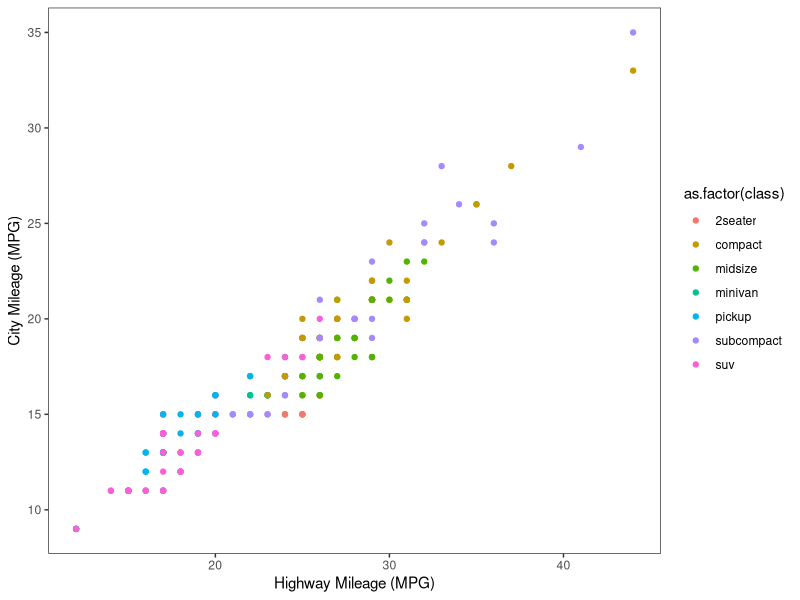
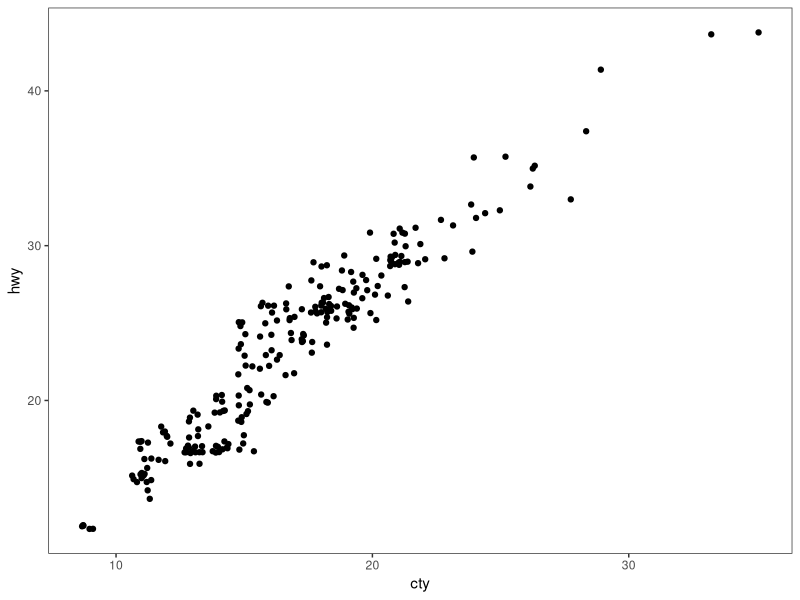
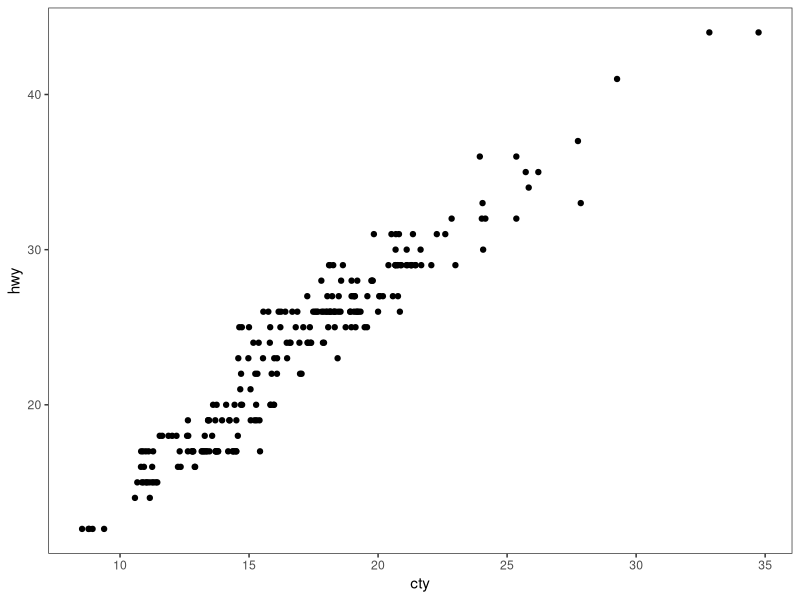
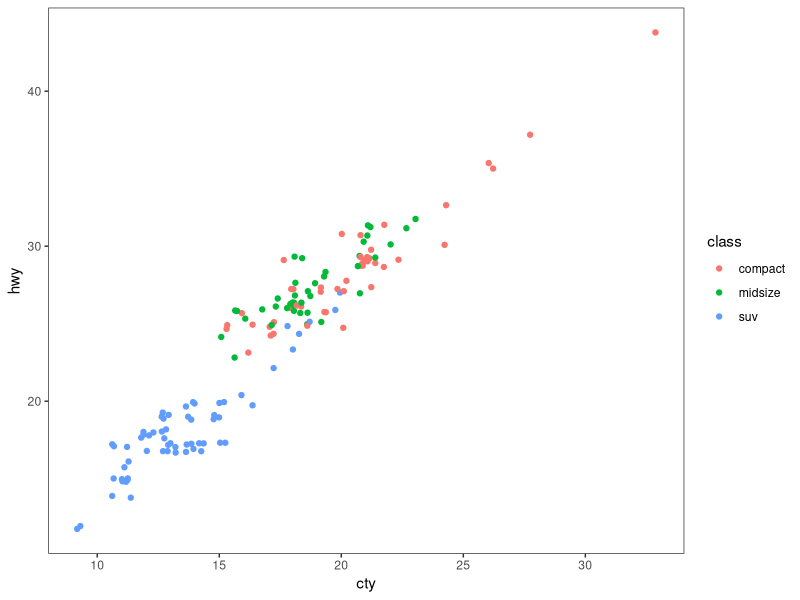
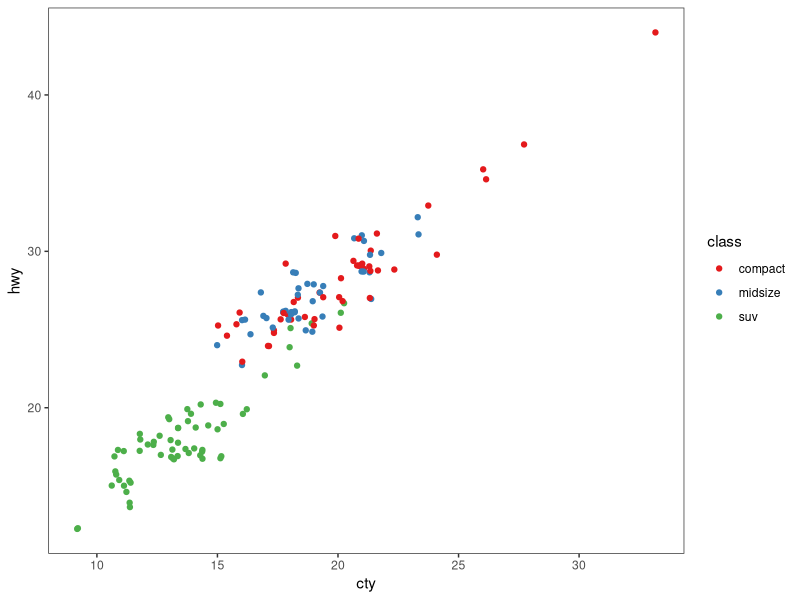
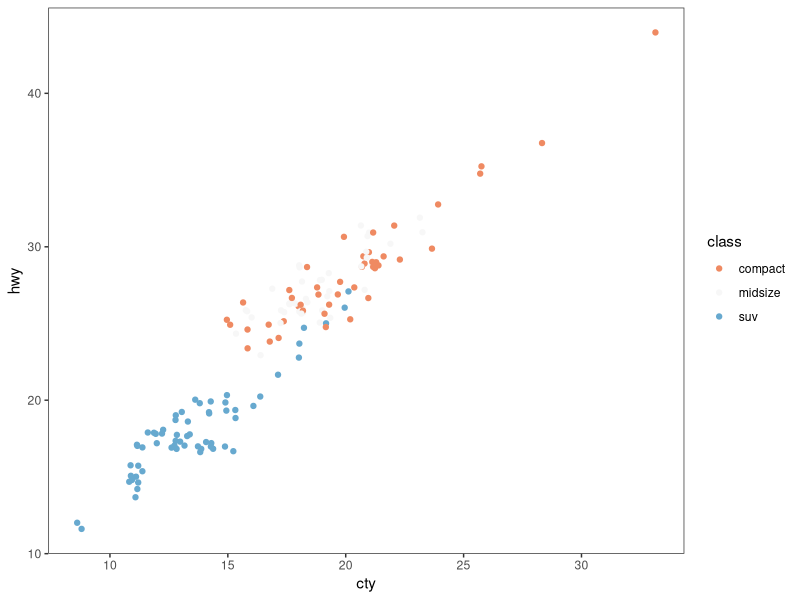
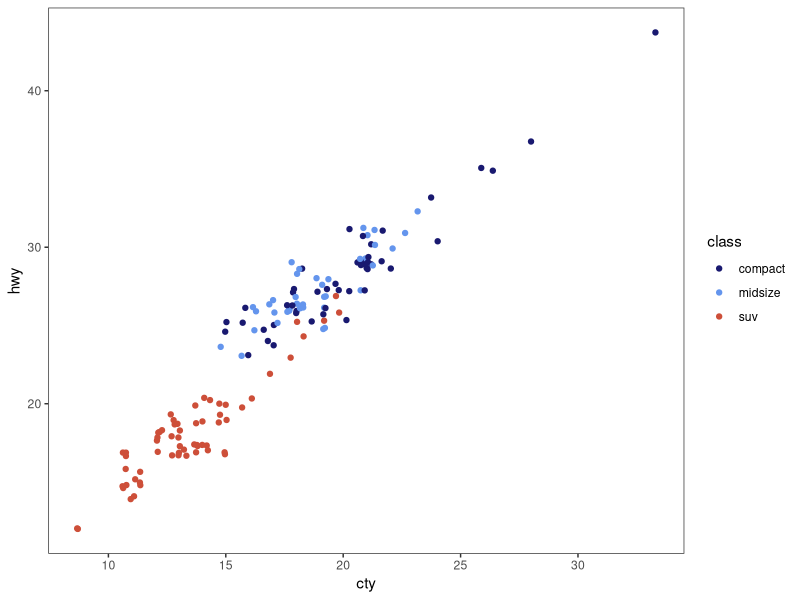
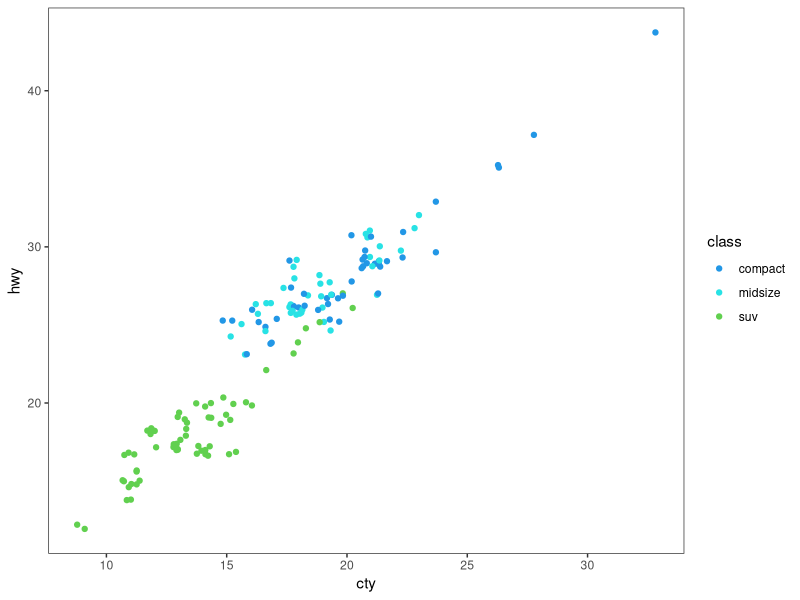

R code for these plots, in order: (Note: this script raises an error after producing the figures.)
# ---------------------------------------------------------- #
#### MODULE 3: Plot even more data!                       ####               
# ---------------------------------------------------------- #

## OBJECTIVE:
# 1. To develop a "grammar of graphics".
# 2. To become comfortable using ggplot2 for exploratory data visualization.


# ---------------------------------------------------------- #
#### SET UP:                                              ####
# ---------------------------------------------------------- #
# REMINDER: In RStudio, open the Rproject for our course (UNCG_DataWrangling), 
# pull any changes from GitHub, and navigate to the branch you created for 
# yourself (just a single branch for the whole semester) in RStudio's Git tab.
# Open this week's assignment in this new branch to complete and submit on GitHub.
# Ideally, you'll commit your answers a bit at a time as you work through
# this assignment, rather than committing all at once at the end.

# Reminder of some helpful resources for graphing in R:
# ggplot Cookbook: http://www.cookbook-r.com/Graphs/
# Official ggplot2 Book: https://ggplot2-book.org/
# Themes in ggplot2: https://ggplot2-book.org/polishing.html#themes

# In ggplot2, aesthetic means “something you can see”. Each aesthetic is a
# mapping between a visual cue and a variable.
# Examples include:
# position (i.e., on the x and y axes)
# color (“outside” color)
# fill (“inside” color)
# shape (of points)
# line type
# size

# Each type of geometric object (geom) accepts only a subset of all aesthetics.
# Refer to the geom help pages to see what mappings each geom accepts. Aesthetic
# mappings are set with the aes() function.

# TASK: We will be using the ggplot2 package for graphing. Fortunately, ggplot2 
# is nested within the tidyverse package (along with many others).
# Start by writing code to load the tidyverse library.
# HINT: see the end of assignment #1 if you forgot how to load a package.

library(tidyverse)

# TASK: Write code below to set your theme to black and white and both your major
# AND minor gridlines to element_blank for all plots you'll be making today.
# HINT: Check back to last week's assignment section 1.9 for setting themes for
# all plots.

theme_set(theme_bw())
theme_update(panel.grid.major=element_blank(),
             panel.grid.minor=element_blank())


# ---------------------------------------------------------- #
#### 1.0 CORRELATION                                      ####
# ---------------------------------------------------------- #

# We learned how to make correlations last week, but it never hurts to get
# more practice! Let's start by using a data set built into ggplot2.
# The mpg dataset looks at the gas efficiency of different cars. Run the following
# code to load the data:
data(mpg, package = "ggplot2")

# TASK: Create a scatterplot (i.e., a dot plot) to relate city and highway mileage.
# Color the points by the class of car (class column) and label the x and y axis 
# to be more informative (City Mileage (MPG) vs Highway Mileage (MPG)).
# HINT: Refer back to last week's assignment or the ggplot help resources if you 
# forget how to make a scatterplot.

ggplot(mpg, aes(x=hwy,y=cty))+
  xlab('Highway Mileage (MPG)')+
  ylab('City Mileage (MPG)')+
  geom_point(aes(color=as.factor(class)))

# Looks alright, but the graph may be hiding some information...
# QUESTION: How many data points are in the mpg dataframe?

str(mpg)
# There are 234 obs. in 11 columns

# QUESTION: Approximately how many dots are in the graph you just made? How does
# that compare to the number of observations in the dataframe?

# There are roughly 78 points on the graph, which is a lot smaller than
# The number of observations.

# Try another correlation-focused geom that addresses this problem by running
# the following code:
ggplot(data=mpg, aes(x=cty, y=hwy)) + 
  geom_jitter()


# QUESTION: What happened when you created the plot with geom_jitter?

# A LOT more observations were added to the plot and some points were added in randomly.

# QUESTION: Run the code to create a plot using geom_jitter a second time. Then run it
# again and again. What happens each time? Why is this happening?

# The graph slightly shifts because the geom_jitter() function randomly moves the points 
# along the x and y axises.

# TASK: The default in geom_jitter is to jitter (or slightly move) the points away
# from each other in both the x and y directions. Check the help file for geom_jitter
# and write code below to make a graph where you jitter points in only the x-dimension
# by 0.5.

ggplot(data=mpg, aes(x=cty, y=hwy)) + 
  geom_jitter(height= F, width=0.5)

# ---------------------------------------------------------- #
#### 1.1 DETOUR! COLORS, COLORS, COLORS                   ####
# ---------------------------------------------------------- #

# Our world is so colorful, and our graphs can be too! But we want to be mindful
# of our color choices to not only be beautiful, but also informative and accessible.

# TASK: Create a new dataframe that filters our mpg data down to only information
# for car classes compact, midsize, and suv using an %in% statement. Name your 
# new dataframe mpgSubset.
# HINT: Refer back to the Transform assignment if you want help with %in% (or 
# try googling!)

mpgSubset <- mpg%>%
  filter(mpg$class%in%c('compact','midsize','suv'))

# ggplot has lots of nice (and some not so nice) built-in color palettes that we 
# can use to fill our bars with color. Try running the following code:
ggplot(data=mpgSubset, aes(x=cty, y=hwy, color=class)) +
  geom_jitter()

# The code above supplies us with ggplot's default color palette, which I find not
# so pleasing. Let's try to change this!

# We can add a statement specifying the scale of colors we would prefer. One way
# to do this is to use other pre-set palettes from ggplot. Run the code below to 
# ask ggplot to use the color brewer's palette called Set 1.
ggplot(data=mpgSubset, aes(x=cty, y=hwy, color=class)) +
  geom_jitter() +
  scale_color_brewer(palette="Set1")

# Alternatively, we could use the "RdBu" palette:
ggplot(data=mpgSubset, aes(x=cty, y=hwy, color=class)) +
  geom_jitter() +
  scale_color_brewer(palette="RdBu")

# QUESTION: Investigate the color brewer's range of palettes at this website: 
# https://r-graph-gallery.com/38-rcolorbrewers-palettes.html
# What do you notice about the colors chosen from each of the palettes that we
# used above? (i.e., does it use the first three colors in the palette? The last
# three? Some other combination?)

# For Set1, the first three colors are assigned to the three variables.
# For RdBu, the extremes and a middle ground color were assigned to the variables.


# We could also pick out EXACTLY which colors we want for our figure. 
# There are 4 main ways to specify colors in R:
### by name
### by number
### by Hex code
### with the rgb() function

# By Name: R allows you to call more than 600 colors by name! Run the following
# code to see a list:
colors()

# We can put in the colors we chose for each variable by adding the 
# scale_color_manual() function to our plot. Try it out by running the following
# code:
ggplot(data=mpgSubset, aes(x=cty, y=hwy, color=class)) +
  geom_jitter() +
  scale_color_manual(values=c('midnightblue', 'cornflowerblue', 'tomato3'))


# You can also chose colors by number, which are assigned in R.

# TASK: Copy and paste the code to make our scatterplot and replace the color names
# with three numbers of your choice (between 1 and 657). How does your new figure look?
# HINT: remember to remove the quotation marks when calling numbers.


ggplot(data=mpgSubset, aes(x=cty, y=hwy, color=class)) +
  geom_jitter() +
  scale_color_manual(values=c('388', '213', '515'))

# QUESTION: How do you think you could figure out which color name belongs to
# each color number?
# HINT: Try creating a dataframe from color() by passing it into the
# as.data.frame() function.

palette <- as.data.frame(colors())

# You can also chose colors by Hex code. A Hex color code is a 6-symbol code made
# of up to three 2-symbol elements (6 symbols in length all together). Each of 
# the 2-symbol elements represents a color value in the Red-Green-Blue (RGB) color
# scale from 0 to 255. Hex codes are written with a # in front of them. Let's try
# out calling our colors using hex code.
ggplot(data=mpgSubset, aes(x=cty, y=hwy, color=class)) +
  geom_jitter() +
  scale_color_manual(values=c('#191970', '#6495ED', '#FF6347'))

# There are two great things about hex codes. First, you can call ANY color you 
# want with a hex code. That is, you're not limited to the 657 colors that are
# in ggplot. By specifying the color by hex code, you can pick literally anything!

# TASK: Google the search term "color picker". This should bring up google's color
# picker (in addition to a billion other color picking websites). Use this color
# picker to generate the hex codes for three new colors of your choice. Then copy
# and paste the above code, replacing the hex codes with your color choices.

ggplot(data=mpgSubset, aes(x=cty, y=hwy, color=class)) +
  geom_jitter() +
  scale_color_manual(values=c('#40db42', '#000000', '#cc5e1f'))

#I call it "Spooktacular"

# The second great thing about hex codes is that you can control the transparency
# of your colors. Transparency is set in a hex code by adding two extra symbols
# to the end, which together make up the "alpha" element. Adding 00 to the end 
# of your hex code will make your color completely transparent, while adding FF 
# to the end will make it completely opaque. Any number/letters in-between will 
# result in partial transparency. You can find a complete list of transparencies
# between 0-100% here: https://gist.github.com/lopspower/03fb1cc0ac9f32ef38f4

# TASK: Try out transparency by copying and pasting your graph code below and
# adding the alpha element to the end of each of your hex codes to make your
# first color 0% transparent, your second color 50% transparent, and your third
# color 100% transparent.


ggplot(data=mpgSubset, aes(x=cty, y=hwy, color=class)) +
  geom_jitter() +
  scale_color_manual(values=c('#40db42ff', '#00000080', '#cc5e1f00'))

# QUESTION: What happened to the point that you set to 100% transparent?

# Those points are completely transparent

# Finally, we can set our colors using the rgb() function. This operates very
# similarly to the hex code, where you can pick exactly the color and transparency
# you want. Try it out by running the following code:
ggplot(data=mpgSubset, aes(x=cty, y=hwy, color=class)) +
  geom_jitter() +
  scale_color_manual(values=c(rgb(.10, .10, .44, .5), rgb(.39, .58, .93, .5), rgb(1.0, .39, .28, .5)))

# TASK: Modify the above code to make all of your points 50% transparent.

# There are so many inventive and artistic people in the world who have expanded
# the offerings for colors in ggplot. Check out some notable ones listed below
# when choosing colors for this assignment.
### Color-blind friendly palettes: https://github.com/JLSteenwyk/ggpubfigs
### Color palettes from vintage National Parks posters: https://github.com/katiejolly/nationalparkcolors
### Color palettes based on Wes Anderson movies: https://github.com/karthik/wesanderson
### Color palettes from famous Dutch paintings: https://github.com/EdwinTh/dutchmasters


# ---------------------------------------------------------- #
#### 1.2 DETOUR! LEGENDS                                  ####
# ---------------------------------------------------------- #

# When you specify colors in your ggplot code, R throws in a bonus legend for free!
# However, this legend is often not as clear or visually appealing as we might 
# prefer. But as with all geometric objects in ggplot, legends can be easily altered.

# Run the following code to create a scatter plot. Feel free to modify the colors
# as you prefer!
ggplot(data=mpgSubset, aes(x=cty, y=hwy, color=class)) +
  geom_jitter()

# QUESTION: Where did ggplot get the legend title and values from?
# The titles were provided in the aes() function and the values come from the mpgSubset dataframe

# We could change the title and values in our legend by altering the dataframe
# we are passing into ggplot. But that seems a bit drastic. Instead, we can 
# lean on the same code that specifies our color picks to alter the legend text.
# Try it out by running the following code:
ggplot(data=mpgSubset, aes(x=cty, y=hwy, color=class)) + # This creates our scatterplot with the assigned x and y axises, and colors scaled by class
  geom_jitter() + # This tells R to insert the data in a spaced out manner. 
  scale_color_manual(values=c('#FCBA03', '#380754', '#496916'), # This assigns a color to each value
                     name='Class of Car', # This renames the title of the variables 
                     breaks=c('suv', 'midsize', 'compact'), # This breaks the data up by variable
                     labels=c('SUV', 'Midsize', 'Compact')) # This gives labels to the broken up variable data


# TASK: Label each line of the code above with what it is doing.
# HINT: Check the scale_color_manual help file or ggplot Cookbook for more info.


# IMPORTANT: It is important to pay attention to the order you provide ggplot with 
# your color choices and legend labels! Try running the following code:
ggplot(data=mpgSubset, aes(x=cty, y=hwy, color=class)) + 
  geom_jitter() + 
  scale_color_manual(values=c('#FCBA03', '#380754', '#496916'), 
                     name='Class of Car', 
                     breaks=c('suv', 'midsize', 'compact'), 
                     labels=c('Compact', 'SUV', 'Midsize')) 


# QUESTION: What is wrong with the code above? Why is it so important to be
# careful with the order you pass information into ggplot?

# The labels for the break data is assigned to the wrong variables and has a misleading output.


# While changing the legend text and factor order takes place in the scale_color_manual
# step, moving the legend around on the graph page is part of the graph theme. We
# can try this out using the code below:
ggplot(data=mpgSubset, aes(x=cty, y=hwy, color=class)) + 
  geom_jitter() + 
  theme(legend.position='bottom')


# TASK: Modify the code above to have the legend display along the bottom of
# the figure.


# We can also have the legend located within the area of the graph itself! We can 
# do this by specifying the coordinates for where the legend should go within the
# graph axes. First we set the legend position and then we set the anchoring 
# position by justifying the legend.
### bottom left: 0,0
### bottom right: 1,0
### top left: 0,1
### top right: 1,1

# Try it out by running the following code:
ggplot(data=mpgSubset, aes(x=cty, y=hwy, color=class)) + 
  geom_jitter() + 
  theme(legend.position=c(1,0), legend.justification=c(1,0))

# QUESTION: What happens if you don't include the code for legend justification
# above?
# The legend is placed in the wrong area, to the bottom right outside of the graph

# TASK: Copy and paste the code from above. Modify it to place the legend in the
# upper left part of the graph.
ggplot(data=mpgSubset, aes(x=cty, y=hwy, color=class)) + 
  geom_jitter() + 
  theme(legend.position=c(0,1), legend.justification=c(0,1))

# Finally, we might want to remove the legend altogether! We would do so by
# modifying the theme as well. 

# TASK: Check the ggplot cookbook to find the legends section. Read what it says 
# about removing the legend. Then copy and paste the graph code from above. Modify
# the code to remove the legend.

ggplot(data=mpgSubset, aes(x=cty, y=hwy, color=class)) + 
  geom_jitter() + 
  theme(legend.position= "none")
# ---------------------------------------------------------- #
#### 2.0 DEVIATION                                        ####
# ---------------------------------------------------------- #

# Used to compare variation in values between small number of items (or categories) 
# with respect to a fixed reference.

# Whether the graphical type is a deviation graph or a composition graph (or a 
# ranking graph) may depend on the underlying data structure.

# We used geom_bar() last week with factor data to create a bar graph. But
# geom_bar() is a bit tricky because it can make EITHER a bar graph or a histogram
# depending on the data you give it. The default of geom_bar() is to set stat to 
# count so if you give it just a continuous x value, it will make a histogram. Try
# it with the following code:
ggplot(data=mpg, aes(x=hwy)) + 
  geom_bar()

# In order to have the geom create bars and not a histogram, you must:
# 1) Set stat = identity
# 2) Provide both an x and a y inside the aes(), where x is either a character 
# or factor and y is numeric.

# TASK: Create a dataframe of summary statistics for the mpg data, calculating the
# mean, standard deviation, and standard error for highway mpg grouping by class.
# Name the resulting dataframe highwayMPG and your new variables hwy_mean, hwy_sd,
# and hwy_se.
# HINT: Look back at the Transform assignment if you forget how to summarize the
# data. Also recall, standard error = 1.96*standard deviation.

highwayMPG <- mpg%>%
  group_by(class) %>%  
  summarize(across(.col="hwy", .fns=list(mean=mean, sd=sd),na.rm=T)) %>% 
  mutate(hwy_se=1.96*hwy_sd)
 

# TASK: Create a bar graph showing the average highway MPG on the y-axis and 
# car class on the x-axis. Fill the bars by class. Add in error bar caps that are 20%
# the width pf the bars.
# HINT: Don't forget to change stat from the default in your geom_bar() statement!
ggplot(data=highwayMPG, aes(x=class, y=hwy_mean))+
  geom_bar(aes(fill=as.factor(class)), stat="identity")+
  geom_errorbar(aes(ymin=hwy_mean-hwy_se, ymax=hwy_mean+hwy_se), width=.2)

# ---------------------------------------------------------- #
#### 2.1 DETOUR! COLORS AND LEGENDS, AGAIN                ####
# ---------------------------------------------------------- #

# Recall that some geometric elements require fills instead of (or sometimes in
# addition to) colors.

# TASK: Create a bar graph with the mpg summary stats with the following parameters:
# (1) Black bar outline
# (2) Bars filled with the color brewer palette "Dark2" using the scale_fill_manual
#     statement
# (3) No legend
# (4) Informative x- and y-axis labels. 

# HINT: Carefully consider whether your color and/or fill should go within an aes() 
# statement, the scale_fill_manual or scale_color_manual statements, or neither.
# If in doubt, try a bunch of ways until it looks how we want it. And consult 
# your helpful ggplot resources on the web.


# ---------------------------------------------------------- #
#### 2.2 DETOUR! AXIS MODIFICATIONS                       ####
# ---------------------------------------------------------- #

# Run the following code, feeling free to modify colors as you prefer:
ggplot(data=highwayMPG, aes(x=class, y=hwy_mean, fill=class)) +
  geom_bar(stat='identity') 

# QUESTION: Where is ggplot getting the x-axis tick labels from?


# Often our tick labels are not the best. We can modify them to be more informative
# or visually appealing by directly modifying the dataframe, but again this feels
# a bit extreme. Instead, we can directly modify the scale of the axis. For axes
# that deal with categories, we are setting the discrete scale. Try it out by
# running the following code:
ggplot(data=highwayMPG, aes(x=class, y=hwy_mean, fill=class)) +
  geom_bar(stat='identity') +
  scale_x_discrete(labels=c('sport', 'compact', 'midsize', 'minivan', 'pickup', 'subcompact', 'SUV'))

# We can also change the scale of the continuous axes, including how large they are
# and where the tick marks fall as follows:
ggplot(data=highwayMPG, aes(x=class, y=hwy_mean, fill=class)) +
  geom_bar(stat='identity') +
  scale_y_continuous(breaks=seq(0, 50, 10)) +
  coord_cartesian(ylim=c(0,50))

# QUESTION: Try running the code above without the coord_cartesian() statement. 
# What is surprising about the resulting graph? Based on this result, what do you
# think the coord_cartesian() statement does?


# We can also add a statement into the scale discrete or continuous statements
# to name our axes, rather than putting in a whole separate step of xlab() or ylab().
# Try it out with the following code:
ggplot(data=highwayMPG, aes(x=class, y=hwy_mean, fill=class)) +
  geom_bar(stat='identity') +
  scale_x_discrete(name='Class of Car') +
  scale_y_continuous(name='Mean Highway MPG')


# Finally, we can flip our axes easily in ggplot as follows:
ggplot(data=highwayMPG, aes(x=class, y=hwy_mean, fill=class)) +
  geom_bar(stat='identity') +
  coord_flip()


# TASK: Let's put it all together. Make a graph of the mpg summary stats with the
# following specifications:
# (1) color by class of car using a color scheme of your choice (not the default)
# (2) plot the class of car on the x-axis and the highway MPG on the y axis
# (3) include better names for the x- and y-axis titles
# (4) include better names for the car classes
# (5) set the scale of the highway mpg to run from 0 to 30 with breaks every 5 
# (6) flip your axes
# (7) remove the legend


# ---------------------------------------------------------- #
#### 3.0 RANKING                                          ####
# ---------------------------------------------------------- #
# Used to compare the position or performance of multiple items with respect to 
# each other. Actual values matters somewhat less than the ranking.

# TASK: Create a dataframe of summary statistics for the mpg data, calculating the
# mean, standard deviation, and standard error for CITY mpg grouping by class.
# Name the resulting dataframe cityMPG and your new variables city_mean, city_sd,
# and city_se.
# HINT: Look back at the Transform assignment if you forget how to summarize the
# data. Also, standard error = 1.96*standard deviation.


# Now we want to plot our data in order from smallest to largest city MPG to get
# a ranking. To do so, we need to use the reorder() function to rearrange the data
# going into our x-axis.
ggplot(cityMPG, aes(x=reorder(class, city_mean), y=city_mean)) + 
  geom_bar(stat="identity")

# TASK: Recreate the above ranking figure to include the following:
# (1) class of car on the x-axis with informative axis and tick labels
# (2) MPG ordered from highest to lowest (hint: try google if you're unsure)
# (3) bars with dary grey outlines and filled by class with your favorite color scheme
# (4) error bars with end caps 30% the width of the bars
# (5) y-axis from 0 to 30 with tick marks every 5
# (6) no legend.


# ---------------------------------------------------------- #
#### 4.0 DISTRIBUTION                                     ####
# ---------------------------------------------------------- #
# When you have lots and lots of data points and want to study where and how the
# data points are distributed.

# Histograms can be accomplished with either geom_bar() or geom_histogram()
ggplot(mpg, aes(hwy)) + 
  geom_histogram()

# TASK: Recreate the graph above, but using geom_bar() instead


# TASK: Try making a histogram with the categorical variable 'manufacturer'.
# What error message do you get?


# QUESTION: What happens when you follow the advice of the error message and 
# make stat='count'?
ggplot(mpg, aes(manufacturer)) + 
  geom_histogram(stat="count")


# TASK: Make a boxplot comparing the distribution of cty (city mileage) for
# each class of car.
# HINT: Look back to last week if you forget how to make a boxplot.


# We can also make a different type of distribution, a violin plot using the 
# geom_violin statement as follows:
ggplot(mpg, aes(x=class, y=cty)) + 
  geom_violin()

# QUESTION: What does a violin plot show? Check google if you're unsure.


# ---------------------------------------------------------- #
#### 5.0 COMPOSITION                                      ####
# ---------------------------------------------------------- #
# Bar charts and pie charts are classic ways of showing composition of a dataset.

# TASK: Let's get some data for this task by determining the number of cars from 
# each car manufacturer in our mpg dataframe. We can do this as follows:
manufacturerFreq <- mpg %>% 
  group_by(manufacturer) %>% 
  summarize(frequency=length(manufacturer)) %>% 
  ungroup()

# TASK: Make a bar graph of the number of cars (frequency) by manufacturer using
# the dataframe we created above.


# We can switch the bar chart you created above into a pie chart simply by changing
# the coordinate system through a series of steps as follows:

ggplot(manufacturerFreq, aes(x=manufacturer, y=frequency)) +
  geom_bar(stat="identity") +
  coord_polar()

ggplot(manufacturerFreq, aes(x=manufacturer, y=frequency, fill=manufacturer)) +
  geom_bar(stat="identity") +
  coord_polar()

ggplot(manufacturerFreq, aes(x="", y=frequency, fill=manufacturer)) +
  geom_bar(stat="identity", width=1) +
  coord_polar()

ggplot(manufacturerFreq, aes(x="", y=frequency, fill=manufacturer)) +
  geom_bar(stat="identity", width=1) +
  coord_polar(theta="y")

ggplot(manufacturerFreq, aes(x="", y=frequency, fill=manufacturer)) +
  geom_bar(stat="identity", width=1) +
  coord_polar(theta="y", start=0) +
  theme_void() +
  theme(legend.title = element_text(size = 12.5), 
        legend.text  = element_text(size = 8.5),
        legend.key.size = unit(.75, "lines"))

# TASK: Annotate the code below to describe what each line does:
ggplot(manufacturerFreq, aes(x="", y=frequency, fill=manufacturer)) +
  geom_bar(stat="identity", width=1) +
  coord_polar(theta="y", start=0) +
  theme_void() +
  theme(legend.title = element_text(size = 12.5), 
        legend.text  = element_text(size = 8.5),
        legend.key.size = unit(.75, "lines"))


# ---------------------------------------------------------- #
#### 6.0 CHANGE                                           ####
# ---------------------------------------------------------- #

# Time series are often best visualized with line graphs. Let's try this out
# with some new data:
data("economics")

# TASK: Use the economics dataset to plot the number of people who are unemployed
# over time (unemploy vs date). Make a scatterplot, then connect the points with 
# lines using geom_line().
# HINT: use ?economics to get more information about this dataset.




# ---------------------------------------------------------- #
#### GROUPS AND MAPS                                      ####
# ---------------------------------------------------------- #

# Let's save these for group project options, this assignment is really long!









# REMEMBER: Save and push your script when you're done with this assignment!
